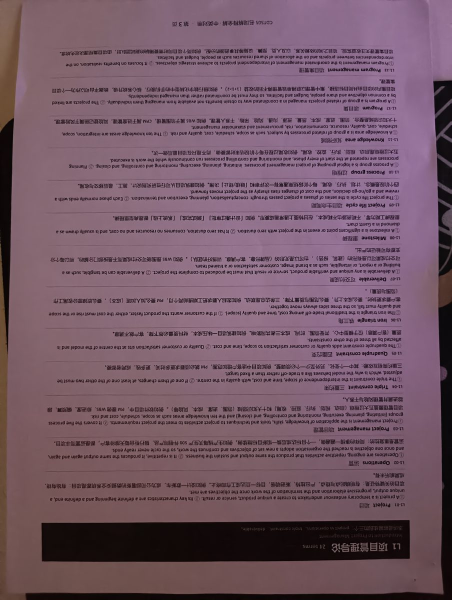
#> input picture assets/sample_dim.jpg, 903 x 1200 px (shown at 1/2 size)
$ python -i features.py   (imports and definitions only)   (older library calls are emulated)
#> lines starting #> are read from the running program, lines starting #| are printed output that depends on the picture; after the words box and inside, x2 and y2 are one past the last pixel; in counts of white or black regions, pixels touching at a corner belong together
#> further down, picture is the input picture: shape (1200, 903, 3); mean B, G, R 102.4, 87.5, 115.3
"""图像质量特征（不依赖 OCR 结果，属于“无参考”特征）。"""
import cv2
import numpy as np

FEATURES = [
    "lap_var", "tenengrad", "hf_ratio",
    "bright_frac", "glare_blob_frac", "glare_contrast",
    "illum_gradient", "tilt_deg", "text_height",
    "noise_sigma", "blockiness", "contrast", "mean", "std",
]


def _order_quad(pts):
    pts = np.asarray(pts, np.float32).reshape(4, 2)
    s = pts.sum(axis=1)
    d = np.diff(pts, axis=1).ravel()
    return np.array([pts[np.argmin(s)], pts[np.argmin(d)],
                     pts[np.argmax(s)], pts[np.argmax(d)]], np.float32)


def _page_angle(gray):
    """用 A4 长宽比估计透视倾角：纸面被压扁多少，就是倾斜了多少。"""
    h, w = gray.shape[:2]
    scale = 900.0 / max(h, w)
    small = cv2.resize(gray, None, fx=scale, fy=scale)
    edges = cv2.Canny(small, 40, 120)
    edges = cv2.dilate(edges, np.ones((3, 3), np.uint8), iterations=1)
    cnts, _ = cv2.findContours(edges, cv2.RETR_EXTERNAL, cv2.CHAIN_APPROX_SIMPLE)
    for c in sorted(cnts, key=cv2.contourArea, reverse=True)[:10]:
        peri = cv2.arcLength(c, True)
        approx = cv2.approxPolyDP(c, 0.02 * peri, True)
        if len(approx) != 4:
            continue
        area_ratio = cv2.contourArea(approx) / small.size
        if not (0.15 < area_ratio < 0.95):
            continue
        q = _order_quad(approx) / scale
        ww = (np.linalg.norm(q[1] - q[0]) + np.linalg.norm(q[2] - q[3])) / 2
        hh = (np.linalg.norm(q[3] - q[0]) + np.linalg.norm(q[2] - q[1])) / 2
        if ww <= 1 or hh <= 1:
            continue
        aspect = hh / ww
        expected = 297.0 / 210.0
        c_ratio = aspect / expected if aspect < expected else expected / aspect
        c_ratio = float(np.clip(c_ratio, 0.0, 1.0))
        return float(np.degrees(np.arccos(c_ratio)))
    return 0.0


def extract(img_bgr):
    gray = cv2.cvtColor(img_bgr, cv2.COLOR_BGR2GRAY)
    g = gray.astype(np.float32) / 255.0
    h, w = g.shape
#> h = 1200; w = 903

    lap = cv2.Laplacian(g, cv2.CV_32F)
    lap_var = float(lap.var())
#> lap_var = 0.0245

    gx = cv2.Sobel(g, cv2.CV_32F, 1, 0, ksize=3)
    gy = cv2.Sobel(g, cv2.CV_32F, 0, 1, ksize=3)
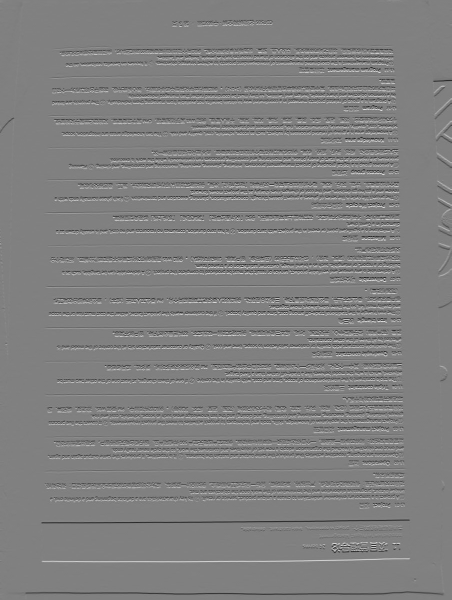
#> gy: shape (1200, 903) float32 (shown at 1/2 size); min -1.96, max 1.94, mean -0.00265; drawn with min black and max white
    tenengrad = float(np.mean(gx * gx + gy * gy))
#> tenengrad = 0.152

    blur = cv2.GaussianBlur(g, (0, 0), 2.0)
    hf = g - blur
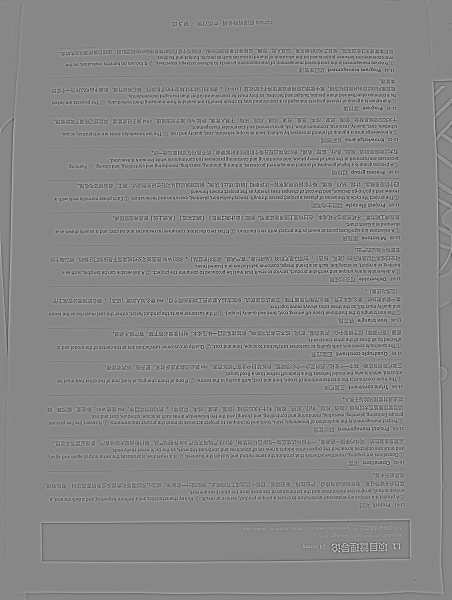
#> hf: shape (1200, 903) float32 (shown at 1/2 size); min -0.392, max 0.346, mean 2.51e-06; drawn with min black and max white
    hf_ratio = float(np.sum(hf * hf) / (np.sum(g * g) + 1e-9))
#> hf_ratio = 0.0179

    bright = (gray >= 250).astype(np.uint8)
#> bright: shape (1200, 903); every value is 0
    bright = cv2.morphologyEx(bright, cv2.MORPH_OPEN, np.ones((5, 5), np.uint8))
    bright_frac = float(bright.mean())
#> bright_frac = 0
    n, lab, stats, _ = cv2.connectedComponentsWithStats(bright, connectivity=8)
#> lab: shape (1200, 903) int32; every value is 0
#> n = 1; stats = [[0, 0, 903, 1200, 1083600]]
    blob = 0.0
    glare_contrast = 1.0
    if n > 1:
        idx = 1 + int(np.argmax(stats[1:, cv2.CC_STAT_AREA]))
        area = stats[idx, cv2.CC_STAT_AREA]
        blob = float(area / (h * w))
        if area > 0.005 * h * w:
            x, y, bw, bh = stats[idx, :4]
            patch = gray[y:y + bh, x:x + bw]
            glare_contrast = float(patch.std() / (gray.std() + 1e-6))

    # 四角亮度差，近似“阴影/光照不均”
    k = max(8, min(h, w) // 10)
#> k = 90
    corners = [gray[:k, :k].mean(), gray[:k, -k:].mean(),
               gray[-k:, :k].mean(), gray[-k:, -k:].mean()]
#> corners = [105.1, 122, 79.74, 59.69]
    illum_gradient = float((max(corners) - min(corners)) / 255.0)
#> illum_gradient = 0.245

    # 文字高度：中等面积的暗色连通域
    dark = (gray < 110).astype(np.uint8)
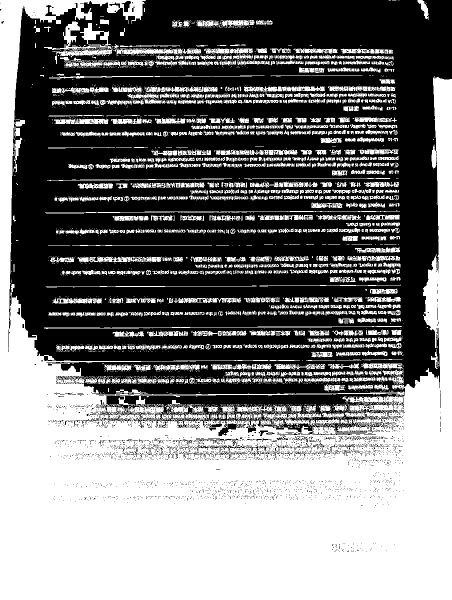
#> dark: shape (1200, 903) (shown at 1/2 size); values 0 (black) and 1 (white), 48.1% white; 3013 white regions (2256 under 20 px), largest, box (x1, y1, x2, y2) and area: (0, 0, 903, 1200) 404061, (88, 43, 225, 128) 2318, (155, 512, 323, 526) 1222
    n2, lab2, stats2, _ = cv2.connectedComponentsWithStats(dark, connectivity=8)
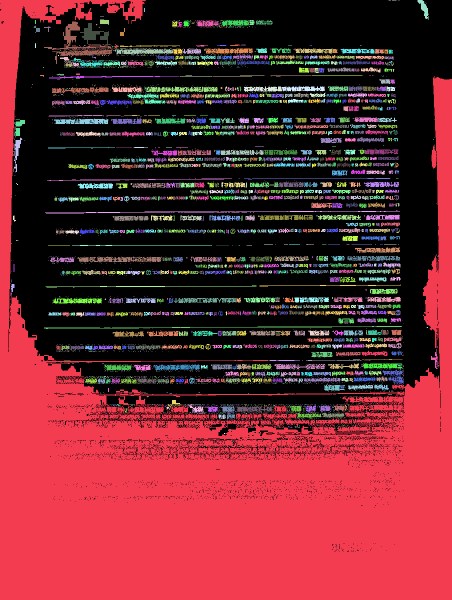
#> lab2: shape (1200, 903) int32 (shown at 1/2 size); 3014 distinct labels, from 0 to 3013; one colour per label, 0 black
#> n2 = 3014
    heights = []
    for i in range(1, n2):
        area = stats2[i, cv2.CC_STAT_AREA]
        if 25 < area < 6000:
            heights.append(stats2[i, cv2.CC_STAT_HEIGHT])
#> this loop made 3013 passes
#> area on passes 1, 5, 11: 404061, 368, 155
#> after the loop, heights = 718 values, max 85 at index 7, min 1 at index 83, mean 9.33
    text_height = float(np.median(heights)) if heights else 0.0
#> text_height = 9

    med = cv2.medianBlur(gray, 5)
    resid = gray.astype(np.float32) - med.astype(np.float32)
    gx0 = cv2.Sobel(gray, cv2.CV_32F, 1, 0, ksize=3)
    gy0 = cv2.Sobel(gray, cv2.CV_32F, 0, 1, ksize=3)
    flat = (np.abs(gx0) + np.abs(gy0)) < 12
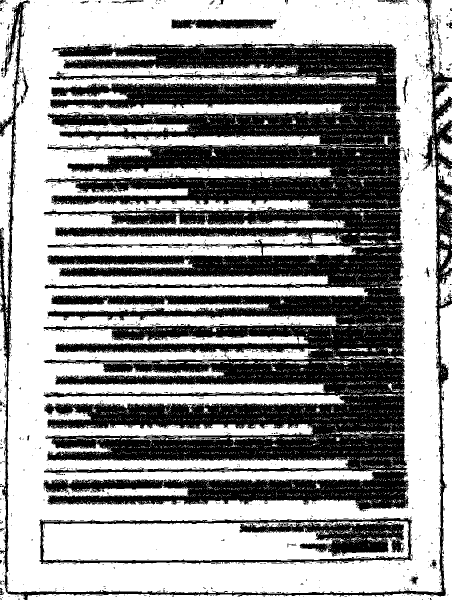
#> flat: shape (1200, 903) bool (shown at 1/2 size); 57.9% white; 1668 black regions (1622 under 20 px), largest, box (x1, y1, x2, y2) and area: (87, 86, 817, 1024) 397730, (0, 0, 903, 1200) 28870, (79, 1034, 825, 1129) 18971
    noise_sigma = float(resid[flat].std()) if flat.sum() > 100 else float(resid.std())
#> noise_sigma = 1.49

    # JPEG 块效应：8 像素网格边界处的跳变
    d_h = np.abs(np.diff(gray.astype(np.float32), axis=1))
    grid_cols = d_h[:, 7::8]
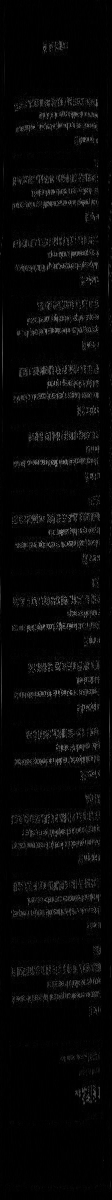
#> grid_cols: shape (1200, 112) float32; min 0, max 130, mean 7.1
    blockiness = float(grid_cols.mean() - d_h.mean()) if grid_cols.size else 0.0
#> blockiness = 0.42

    p5, p95 = np.percentile(gray, [5, 95])
#> p5 = 11; p95 = 129
    contrast = float((p95 - p5) / 255.0)
#> contrast = 0.463

    return {
        "lap_var": lap_var,
        "tenengrad": tenengrad,
        "hf_ratio": hf_ratio,
        "bright_frac": bright_frac,
        "glare_blob_frac": blob,
        "glare_contrast": glare_contrast,
        "illum_gradient": illum_gradient,
        "tilt_deg": _page_angle(gray),
        "text_height": text_height,
        "noise_sigma": noise_sigma,
        "blockiness": blockiness,
        "contrast": contrast,
        "mean": float(gray.mean() / 255.0),
        "std": float(gray.std() / 255.0),
    }
#> in _page_angle, `edges = cv2.Canny(small, 40, 120)`: edges: shape (900, 677); 10.1% white in thin lines or dots
#> in _page_angle, `edges = cv2.dilate(edges, np.ones((3, 3), np.uint8), iterations=1)`:
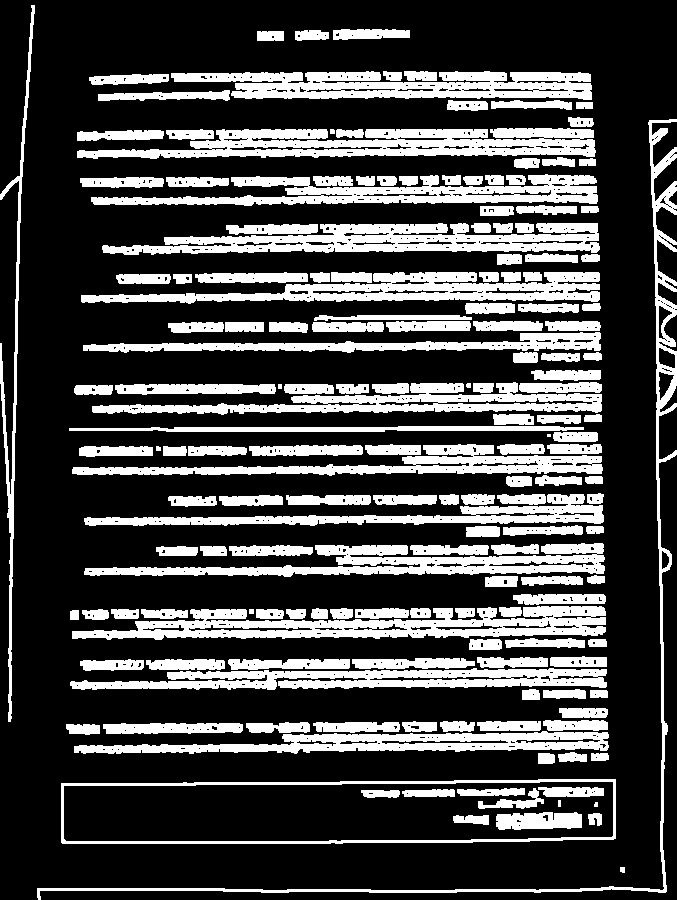
#> edges: shape (900, 677); 28.1% white; 171 white regions (2 under 20 px)
#> in _page_angle, `cnts, _ = cv2.findContours(edges, cv2.RETR_EXTERNAL, cv2.CHAIN_APPROX_..`: cnts = 161 contours, 7 with area under 20; largest, box (x1, y1, x2, y2) and area: (61, 779, 616, 844) 33621, (77, 128, 596, 159) 9788, (72, 606, 606, 640) 9556, (102, 223, 600, 255) 8720, (171, 71, 592, 100) 8146
#> the loop in _page_angle, `for c in sorted(cnts, key=cv2.contourArea, reverse=True)[:10]:` made 10 passes
#> (peri, approx) on passes 2 to 10: (1694.2, [[595, 150], [77, 157]]), (1564.8, [[605, 611], [72, 638]]), (1635.2, [[599, 246], [102, 249]]), (1452.5, [[171, 73], [591, 99]]), (1493.5, [[599, 273], [81, 301]]), (1544.2, [[597, 195], [91, 201]]), (1697.3, [[604, 557], [84, 574]]), (1634.9, [[606, 669], [70, 685]]), (1408.4, [[601, 394], [92, 411]])


def to_vector(feat):
    return np.array([feat[k] for k in FEATURES], dtype=np.float64)

>>> import cv2
>>> picture = cv2.imread('../assets/sample_dim.jpg')
>>> result = extract(picture)
#> result = 14 items
